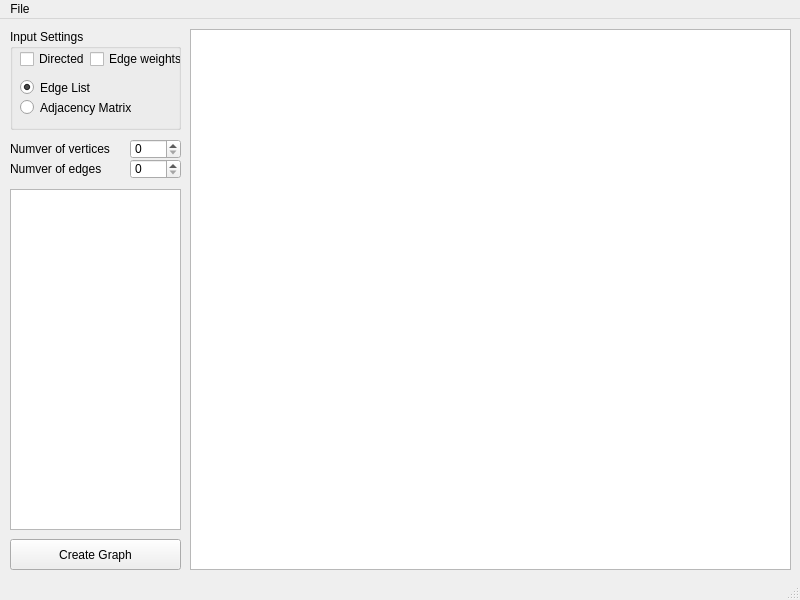
<?xml version="1.0" encoding="UTF-8"?>
<ui version="4.0">
 <class>MainWindow</class>
 <widget class="QMainWindow" name="MainWindow">
  <property name="geometry">
   <rect>
    <x>0</x>
    <y>0</y>
    <width>800</width>
    <height>600</height>
   </rect>
  </property>
  <property name="minimumSize">
   <size>
    <width>800</width>
    <height>600</height>
   </size>
  </property>
  <property name="windowTitle">
   <string>GraphVisualizer</string>
  </property>
  <widget class="QWidget" name="centralwidget">
   <widget class="QPushButton" name="pushButtonCreateGraph">
    <property name="geometry">
     <rect>
      <x>10</x>
      <y>520</y>
      <width>171</width>
      <height>31</height>
     </rect>
    </property>
    <property name="text">
     <string>Create Graph</string>
    </property>
   </widget>
   <widget class="QPlainTextEdit" name="plainTextEditInput">
    <property name="geometry">
     <rect>
      <x>10</x>
      <y>170</y>
      <width>171</width>
      <height>341</height>
     </rect>
    </property>
   </widget>
   <widget class="QSpinBox" name="spinBoxVerticesNumber">
    <property name="geometry">
     <rect>
      <x>130</x>
      <y>120</y>
      <width>51</width>
      <height>20</height>
     </rect>
    </property>
    <property name="maximum">
     <number>5000</number>
    </property>
   </widget>
   <widget class="QLabel" name="labelVerticesNumber">
    <property name="geometry">
     <rect>
      <x>10</x>
      <y>120</y>
      <width>101</width>
      <height>20</height>
     </rect>
    </property>
    <property name="text">
     <string>Numver of vertices</string>
    </property>
   </widget>
   <widget class="QSpinBox" name="spinBoxEdgesNumber">
    <property name="geometry">
     <rect>
      <x>130</x>
      <y>140</y>
      <width>51</width>
      <height>20</height>
     </rect>
    </property>
    <property name="maximum">
     <number>5000</number>
    </property>
   </widget>
   <widget class="QLabel" name="labelEdgesNumber">
    <property name="geometry">
     <rect>
      <x>10</x>
      <y>140</y>
      <width>101</width>
      <height>20</height>
     </rect>
    </property>
    <property name="text">
     <string>Numver of edges</string>
    </property>
   </widget>
   <widget class="QGroupBox" name="groupBoxInput">
    <property name="geometry">
     <rect>
      <x>10</x>
      <y>10</y>
      <width>171</width>
      <height>101</height>
     </rect>
    </property>
    <property name="title">
     <string>Input Settings</string>
    </property>
    <widget class="QRadioButton" name="radioButtonAdjacencyMatrix">
     <property name="geometry">
      <rect>
       <x>10</x>
       <y>70</y>
       <width>111</width>
       <height>17</height>
      </rect>
     </property>
     <property name="text">
      <string>Adjacency Matrix</string>
     </property>
    </widget>
    <widget class="QRadioButton" name="radioButtonEdgeList">
     <property name="geometry">
      <rect>
       <x>10</x>
       <y>50</y>
       <width>82</width>
       <height>17</height>
      </rect>
     </property>
     <property name="text">
      <string>Edge List</string>
     </property>
     <property name="checked">
      <bool>true</bool>
     </property>
    </widget>
    <widget class="QCheckBox" name="checkBoxDirected">
     <property name="geometry">
      <rect>
       <x>10</x>
       <y>20</y>
       <width>71</width>
       <height>20</height>
      </rect>
     </property>
     <property name="text">
      <string>Directed</string>
     </property>
    </widget>
    <widget class="QCheckBox" name="checkBoxWeights">
     <property name="geometry">
      <rect>
       <x>80</x>
       <y>20</y>
       <width>91</width>
       <height>20</height>
      </rect>
     </property>
     <property name="text">
      <string>Edge weights</string>
     </property>
    </widget>
   </widget>
   <widget class="QGraphicsView" name="graphicsView">
    <property name="geometry">
     <rect>
      <x>190</x>
      <y>10</y>
      <width>601</width>
      <height>541</height>
     </rect>
    </property>
   </widget>
  </widget>
  <widget class="QMenuBar" name="menubar">
   <property name="geometry">
    <rect>
     <x>0</x>
     <y>0</y>
     <width>800</width>
     <height>21</height>
    </rect>
   </property>
   <widget class="QMenu" name="menuFile">
    <property name="title">
     <string>File</string>
    </property>
    <addaction name="actionNew"/>
    <addaction name="actionOpen"/>
    <addaction name="actionSave"/>
    <addaction name="actionClose"/>
   </widget>
   <addaction name="menuFile"/>
  </widget>
  <widget class="QStatusBar" name="statusbar"/>
  <action name="actionNew">
   <property name="text">
    <string>New</string>
   </property>
   <property name="shortcut">
    <string>Ctrl+N</string>
   </property>
  </action>
  <action name="actionOpen">
   <property name="text">
    <string>Open</string>
   </property>
   <property name="shortcut">
    <string>Ctrl+O</string>
   </property>
  </action>
  <action name="actionSave">
   <property name="text">
    <string>Save</string>
   </property>
   <property name="shortcut">
    <string>Ctrl+S</string>
   </property>
  </action>
  <action name="actionClose">
   <property name="text">
    <string>Close</string>
   </property>
   <property name="shortcut">
    <string>Ctrl+W</string>
   </property>
  </action>
 </widget>
 <resources/>
 <connections/>
</ui>
